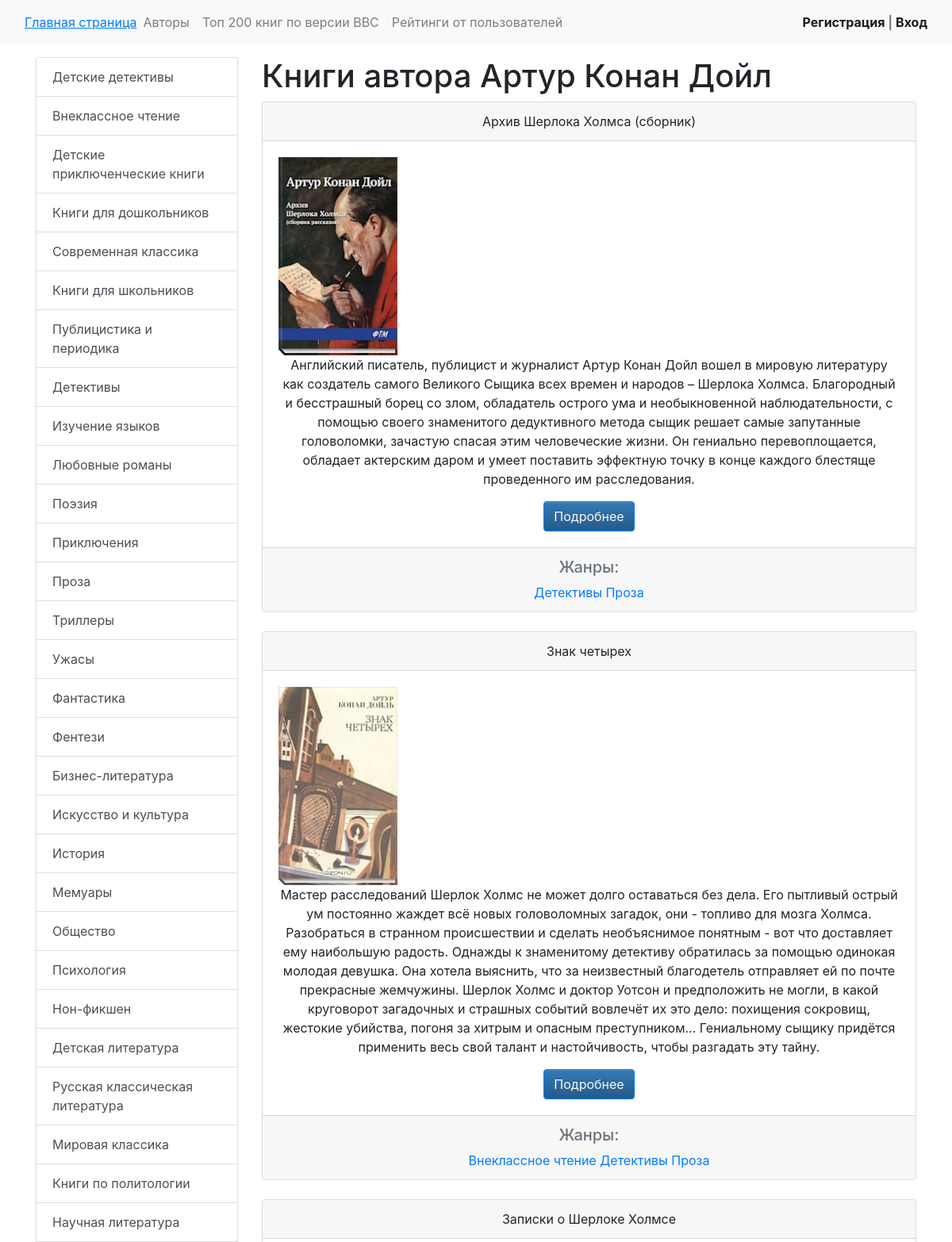
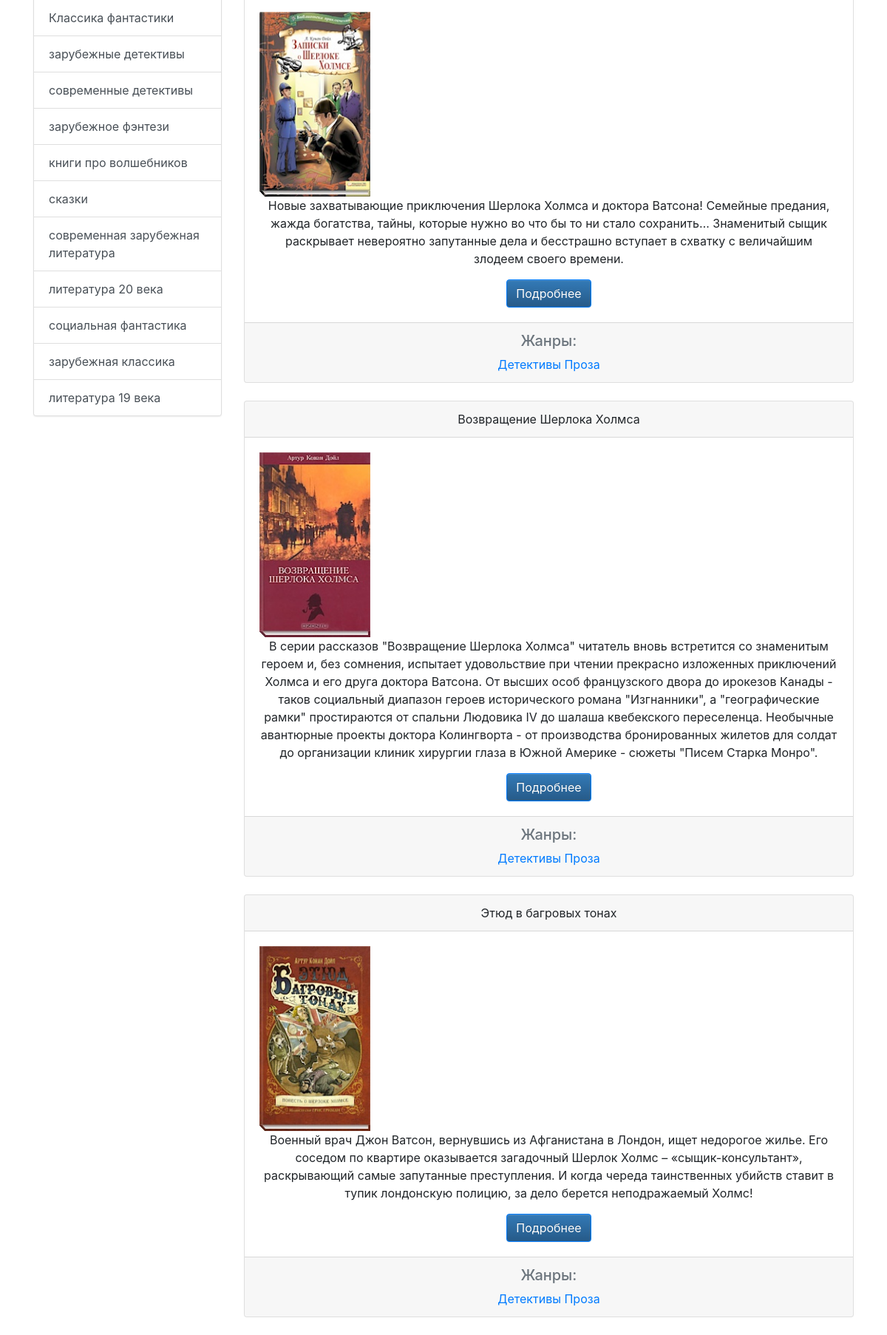
Screenshot of /author/Артур Конан Дойл with the database file from the repository (2 pictures, top to bottom).
### book_search/models.py (models this page shows, shortened)
class Genres(models.Model):
    name = models.CharField(max_length=200, verbose_name='Жанр')

class Book(models.Model):
    name = models.CharField(max_length=200, verbose_name='Название')
    author = models.CharField(max_length=200, verbose_name='Автор')
    genre_id = models.ForeignKey(Genres, verbose_name='Жанр', on_delete=models.CASCADE)
    description = models.TextField(verbose_name='Описание', blank=True, null=True)
    image = models.ImageField(verbose_name='Изображение', upload_to='books/%Y/%m/%d', blank=True, null=True)

### book_search/views.py (the view)
# urls.py: path('author/<author>', views.books_per_authors, name='books_author'),
def books_per_authors(request, author):
    books = models.Book.objects.filter(author=author)
    all_books = set()
    for book in books:
        all_books.add(book.name)
    book_query = list()
    books_by = list()
    books_by_author = dict()
    for book in all_books:
        books = models.Book.objects.filter(name=book)
        for book_ in books:
            book_query.append(book_)
            break
    books_by.extend(book_query)
    for book in all_books:
        books = models.Book.objects.filter(name=book)
        genre_list = list()
        for book_ in books:
            genre_list.append(book_.genre_id.name)
        books_by_author[book] = dict()
        books_by_author[book]['genres'] = genre_list
        books_by_author[book]['query'] = books_by
    genres = models.Genres.objects.all()
    return render(request, 'book_search/books_author.html', {'books_by_author': books_by_author, 'genres': genres,
                                                             'author': author, 'all_books': all_books})

### book_search/templatetags/poll_extras.py (called while the page is built)
@register.filter
def get_obj(dictionary, key):
    obj = dictionary.get(key)
    return obj

### templates/book_search/books_author.html (shortened to what this page needs)
{% extends 'base.html' %}
{% load poll_extras %}
{% block body %}
    <h1>Книги автора {{ author }}</h1>
    {% for book in all_books %}
        <div class="card text-center">
            <div class="card-header">
                {{ book }}
            </div>
            <div class="card-body">
                <div class="media">
                    {% for books in books_by_author|get_obj:book|get_obj:'query' %}
                        {% if books.name == book %}
                            <img src="{{ books.image.url }}" height="250" width="150">
                        {% endif %}
                    {% endfor %}
                </div>
                <div class="media-body">
                    <p class="card-text">
                        {% for books in books_by_author|get_obj:book|get_obj:'query' %}
                            {% if books.name == book %}
                                {{ books.description }}
                            {% endif %}
                        {% endfor %}
                    </p>
                    {% for books in books_by_author|get_obj:book|get_obj:'query' %}
                        {% if books.name == book %}
                            <a href="{% url 'info_about_book' books.id 0 %}" class="btn btn-primary">Подробнее</a>
                        {% endif %}
                    {% endfor %}
                </div>
            </div>
            <div class="card-footer text-muted">
                <h5>Жанры: </h5>
                {% for genres in books_by_author|get_obj:book|get_obj:'genres' %}
                    <a href="{% url 'book_per_genres' genres %}">{{ genres }}</a>
                {% endfor %}
            </div>
        </div><br>
    {% endfor %}
{% endblock %}

### templates/base.html (shortened to what this page needs)
<!DOCTYPE html>
<html lang="en">
<head>
    <link rel="stylesheet" href="//maxcdn.bootstrapcdn.com/bootstrap/3.2.0/css/bootstrap-theme.min.css">
    <link rel="stylesheet" href="https://cdn.jsdelivr.net/npm/bootstrap@4.5.3/dist/css/bootstrap.min.css">
</head>
<body>
<nav class="navbar navbar-expand-lg navbar-light bg-light">
    <div class="container-fluid">
        <a class="nav-brand" href="{% url 'main_activity' %}"><u>Главная страница  </u></a>
        <div class="collapse navbar-collapse" id="navbarText">
            <ul class="navbar-nav me-auto mb-2 mb-lg-0">
                <li class="nav-item">
                    <a class="nav-link" href="{% url 'authors' %}">Авторы</a>
                </li>
                <li class="nav-item">
                    <a class="nav-link" href="{% url 'top_bbc_books' %}">Toп 200 книг по версии ВВС</a>
                </li>
                <li>
                    <a class="nav-link" href="{% url 'tops' %}">Рейтинги от пользователей</a>
                </li>
            </ul>
        </div>
        <span class="navbar-text">
            {% if request.user.is_authenticated %}
                Добро пожаловать, <a href="{% url 'person' %}">{{ user.username }}</a> | <a href="{% url 'logout' %}">Выход</a>
            {% else %}
                <a href="{% url 'register' %}">Регистрация</a> | <a href="{% url 'login' %}">Вход</a>
            {% endif %}
        </span>
    </div>
</nav>
<div class="container mt-3">
    <div class="row">
        <div class="col-md-3">
            <div class="list-group">
                {% for genre in genres %}
                        <a class="list-group-item list-group-item-action" href="{% url 'book_per_genres' genre.name %}">{{ genre.name }}</a>
                {% endfor %}
            </div>
        </div>
        <div class="col-md-9">
            {% block body %}I am an empty for now{% endblock %}
        </div>
    </div>
  </div>
</body>
</html>

### templates/base.html (style rules this page uses)
span { font-weight: bold; }
.media { float: left; width: auto; }
.media-body { float: left; width: auto; }
.navbar-text { text-align: right; }

### rows the page displays
Genres: name "Детские детективы"
Genres: name "Внеклассное чтение", books_by_author "Внеклассное чтение"
Genres: name "Детские приключенческие книги"
Genres: name "Книги для дошкольников"
Genres: name "Современная классика"
Genres: name "Книги для школьников"
Genres: name "Публицистика и периодика"
Genres: name "Детективы", books_by_author "Детективы" "Детективы" "Детективы" "Детективы" "Детективы"
Genres: name "Изучение языков"
Genres: name "Любовные романы"
Genres: name "Поэзия"
Genres: name "Приключения"
Genres: name "Проза", books_by_author "Проза" "Проза" "Проза" "Проза" "Проза"
Genres: name "Триллеры"
Genres: name "Ужасы"
Genres: name "Фантастика"
Genres: name "Фентези"
Genres: name "Бизнес-литература"
Genres: name "Искусство и культура"
Genres: name "История"
Genres: name "Мемуары"
Genres: name "Общество"
Genres: name "Психология"
Genres: name "Нон-фикшен"
Genres: name "Детская литература"
Genres: name "Русская классическая литература"
Genres: name "Мировая классика"
Genres: name "Книги по политологии"
Genres: name "Научная литература"
Genres: name "Классика фантастики"
Genres: name "зарубежные детективы"
Genres: name "современные детективы"
Genres: name "зарубежное фэнтези"
Genres: name "книги про волшебников"
Genres: name "сказки"
Genres: name "современная зарубежная литература"
Genres: name "литература 20 века"
Genres: name "социальная фантастика"
Genres: name "зарубежная классика"
Genres: name "литература 19 века"
Book: all_books "Архив Шерлока Холмса (сборник)", image (picture), description "Английский писатель, публицист и журналист Артур Конан Дойл вошел в мировую литературу как создатель самого Великого Сыщика всех времен и народов – Шерлока Холмса. Благородный и бесстрашный борец со злом, обладатель острого ума и необыкновенной наблюдательности, с помощью своего знаменитого дедуктивного метода сыщик решает самые запутанные головоломки, зачастую спасая этим человеческие жизни. Он гениально перевоплощается, обладает актерским даром и умеет поставить эффектную точку в конце каждого блестяще проведенного им расследования.", shows "Подробнее"
Book: all_books "Знак четырех", image (picture), description "Мастер расследований Шерлок Холмс не может долго оставаться без дела. Его пытливый острый ум постоянно жаждет всё новых головоломных загадок, они - топливо для мозга Холмса. Разобраться в странном происшествии и сделать необъяснимое понятным - вот что доставляет ему наибольшую радость. Однажды к знаменитому детективу обратилась за помощью одинокая молодая девушка. Она хотела выяснить, что за неизвестный благодетель отправляет ей по почте прекрасные жемчужины. Шерлок Холмс и доктор Уотсон и предположить не могли, в какой круговорот загадочных и страшных событий вовлечёт их это дело: похищения сокровищ, жестокие убийства, погоня за хитрым и опасным преступником... Гениальному сыщику придётся…", shows "Подробнее"
Book: all_books "Записки о Шерлоке Холмсе", image (picture), description "Новые захватывающие приключения Шерлока Холмса и доктора Ватсона! Семейные предания, жажда богатства, тайны, которые нужно во что бы то ни стало сохранить… Знаменитый сыщик раскрывает невероятно запутанные дела и бесстрашно вступает в схватку с величайшим злодеем своего времени.", shows "Подробнее"
Book: all_books "Возвращение Шерлока Холмса", image (picture), description "В серии рассказов \"Возвращение Шерлока Холмса\" читатель вновь встретится со знаменитым героем и, без сомнения, испытает удовольствие при чтении прекрасно изложенных приключений Холмса и его друга доктора Ватсона. От высших особ французского двора до ирокезов Канады - таков социальный диапазон героев исторического романа \"Изгнанники\", а \"географические рамки\" простираются от спальни Людовика IV до шалаша квебекского переселенца. Необычные авантюрные проекты доктора Колингворта - от производства бронированных жилетов для солдат до организации клиник хирургии глаза в Южной Америке - сюжеты \"Писем Старка Монро\".", shows "Подробнее"
Book: all_books "Этюд в багровых тонах", image (picture), description "Военный врач Джон Ватсон, вернувшись из Афганистана в Лондон, ищет недорогое жилье. Его соседом по квартире оказывается загадочный Шерлок Холмс – «сыщик-консультант», раскрывающий самые запутанные преступления. И когда череда таинственных убийств ставит в тупик лондонскую полицию, за дело берется неподражаемый Холмс!", shows "Подробнее"

### other values shown
{{ author }} "Артур Конан Дойл"
